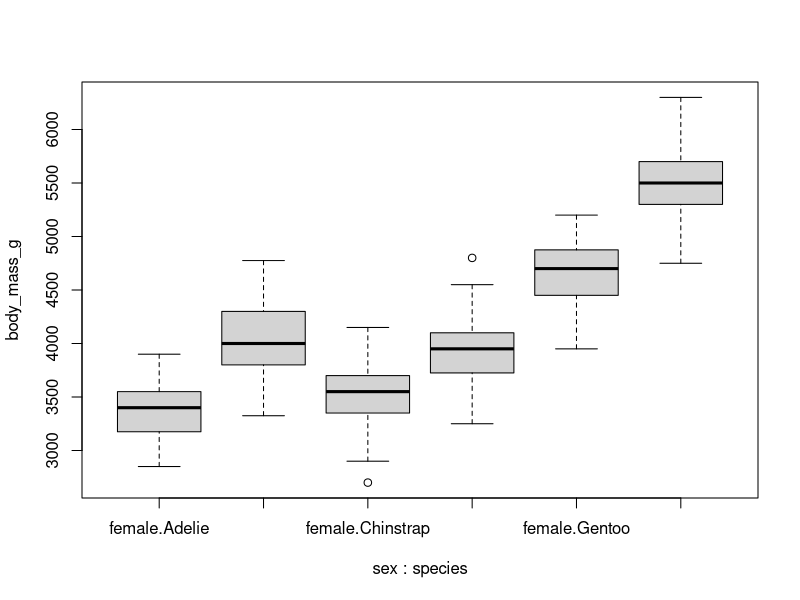

R code for this plot:
## ---- chunk 1
knitr::opts_chunk$set(echo = TRUE)

# source(list.files(path = here::here("formatting"), pattern = "rmd_functions.R", recursive = TRUE, full.names = TRUE))
## ---- chunk 2
require(palmerpenguins)






aggregate(body_mass_g ~ species + sex, data = penguins, FUN = mean, na.rm = TRUE)
aggregate(body_mass_g ~ species, data = penguins, FUN = mean, na.rm = TRUE)



fit_both2 = lm(body_mass_g ~ species * sex, data = penguins)
fit_both1 = lm(body_mass_g ~ species + factor(sex), data = penguins)

summary(fit_both1)
summary(fit_both2)


boxplot(body_mass_g ~ sex * species, data = penguins)

3368 + 158

3527.206






